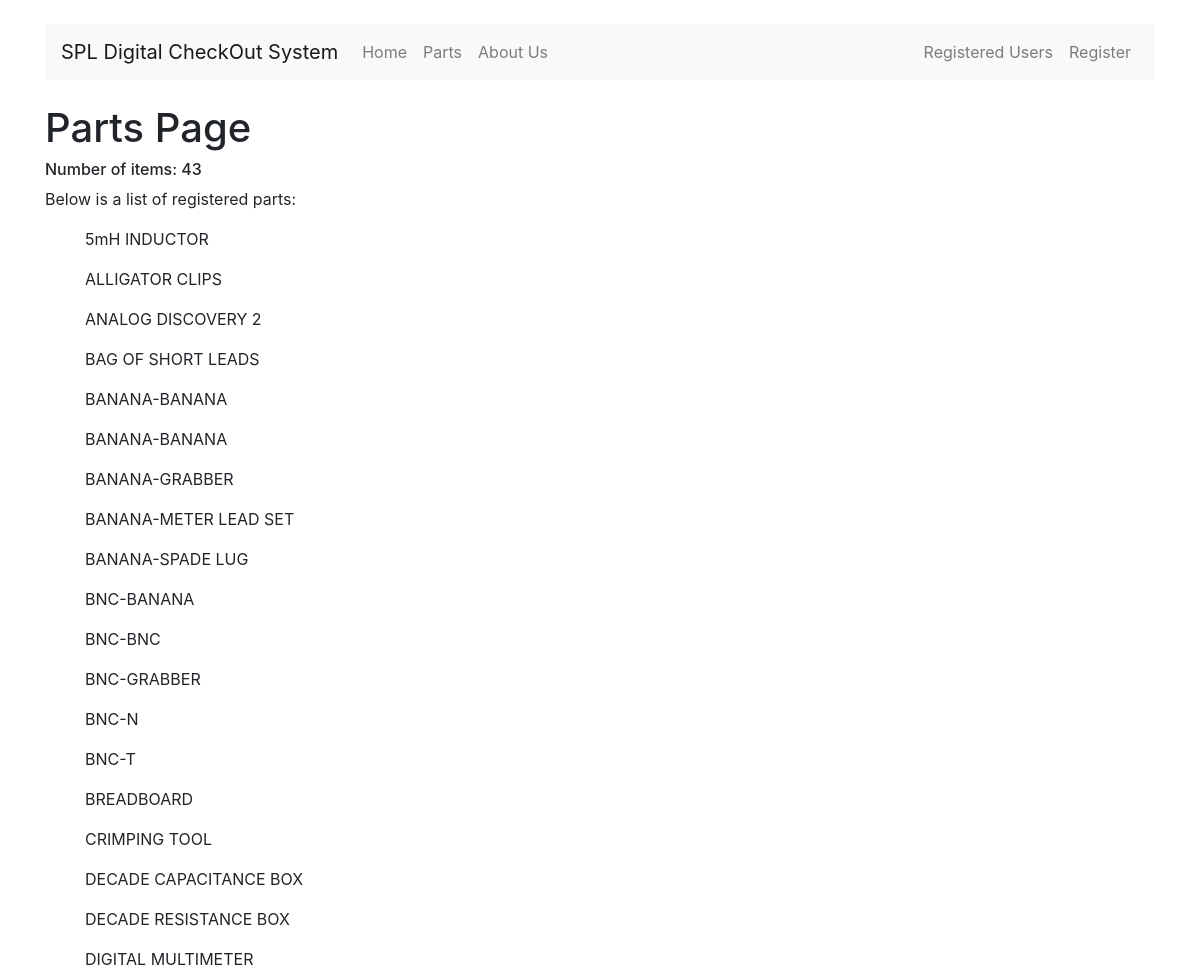
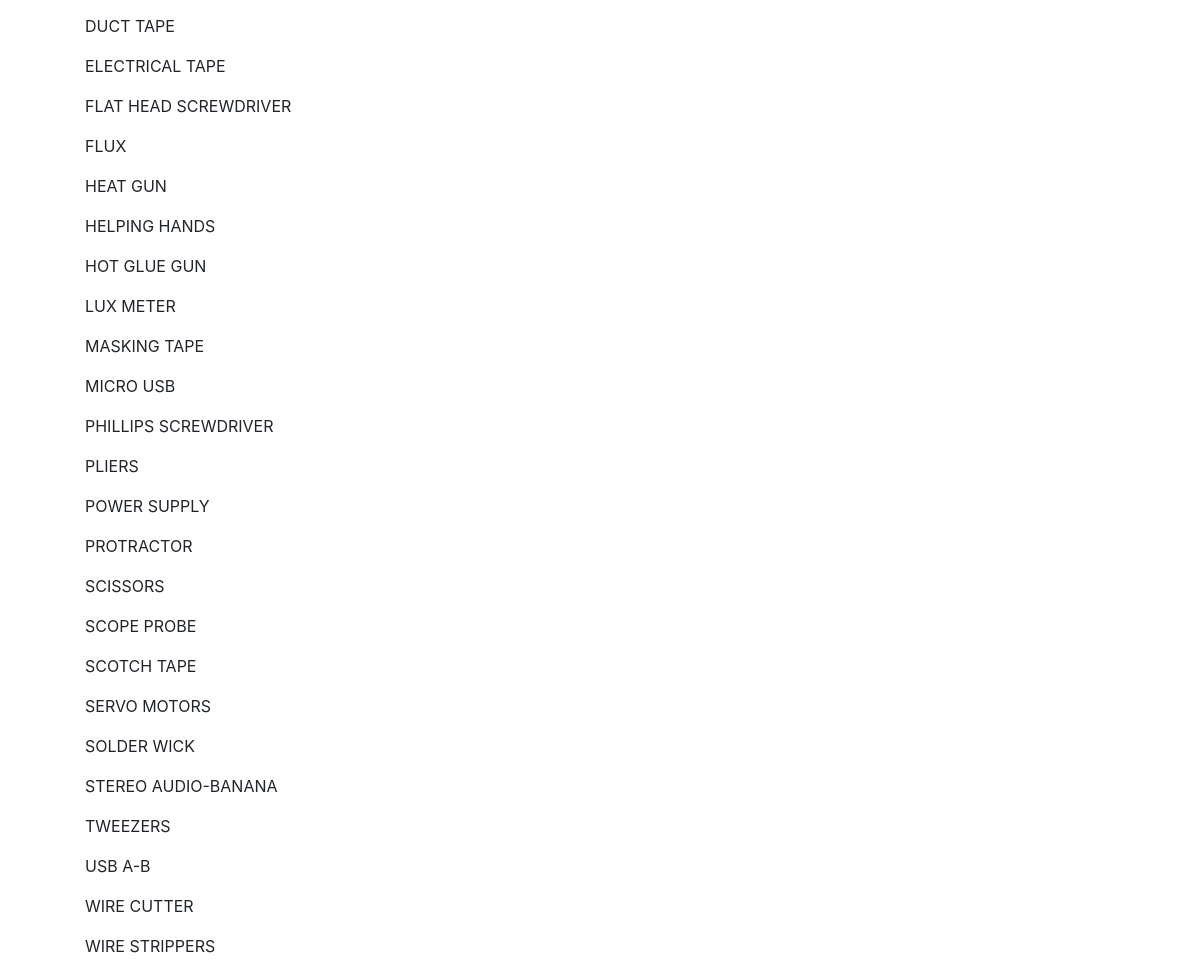
/app_Transaction/parts/, run on the app's committed database (2 pictures, top to bottom).
### app_Transaction/models.py (models this page shows, shortened)
class Part(models.Model):
    part                 = models.CharField(max_length=100)
    quantity             = models.IntegerField(default=0)
    quantity_Checked_Out = models.IntegerField(default=0)
    id_Number            = models.IntegerField(blank=True, null=True)

### app_Transaction/views.py (the view)
def parts(request):
    all_Parts = list(Part.objects.all())
    i = 0
    registered_Parts_List = []
    total_Parts = len(all_Parts)
    while i < total_Parts:
        part = Part.objects.values('part')[i]['part']
        registered_Parts_List.append(part)
        i +=1
    registered_Parts_List = sorted(registered_Parts_List)
    args = {'registered_Parts_List': registered_Parts_List, 'total_Parts': total_Parts}
    return render(request, 'app_Transaction/parts.html', args)

### app_Transaction/templates/app_Transaction/parts.html (shortened to what this page needs)
{% extends 'base.html' %}
    {% load static %}
    {% block body %}
    <br>
    <div class="container">
      <h1>Parts Page</h1>
      <h6>Number of items: {{ total_Parts }}</h6>
      <p>Below is a list of registered parts:</p>
      <ul>
        {% for part in registered_Parts_List %}
        <p>{{ part }}</p>
        {% endfor %}
      </ul>
    </div>
    {% endblock %}

### app_Transaction/templates/base.html (shortened to what this page needs)
{% load staticfiles %}
<!DOCTYPE html>
<html>
  <head>
    <link rel="stylesheet"
     href="https://maxcdn.bootstrapcdn.com/bootstrap/4.0.0-beta.2/css/bootstrap.min.css"
>
    {% load static %}
  </head>
  <body>
    <br>
    <div class="container">
      <nav class="navbar navbar-expand-lg navbar-light bg-light">
        <a class="navbar-brand" href="{% url 'checkPolyCardData' %}">SPL Digital CheckOut System</a>
        <div class="collapse navbar-collapse" id="navbarText">
          <ul class="navbar-nav mr-auto">
          <li class="nav-item">
          <a class="nav-link" href="{% url 'checkPolyCardData' %}">Home<span class="sr-only">(current)</span></a>
            </li>
            <li class="nav-item">
              <a class="nav-link" href="{% url 'parts' %}">Parts</a>
            </li>
            <li class="nav-item">
              <a class="nav-link" href="#">About Us</a>
            </li>
          </ul>
          <ul class="nav navbar-nav navbar-right">
            <li class="nav-item">
            <a class="nav-link" href="{% url 'registered_Users' %}">Registered Users</a>
            </li>
            <li class="nav-item">
            <a class="nav-link" href="{% url 'registration' %}">Register</a>
            </li>
          </ul>
        </div>
      </nav>
    </div>
    {% block body %}{% endblock %}
  </body>
</html>

### data on the page
Part: part "5mH INDUCTOR"
Part: part "ALLIGATOR CLIPS"
Part: part "ANALOG DISCOVERY 2"
Part: part "BAG OF SHORT LEADS"
Part: part "BANANA-GRABBER"
Part: part "BANANA-METER LEAD SET"
Part: part "BANANA-SPADE LUG"
Part: part "BNC-BANANA"
Part: part "BNC-BNC"
Part: part "BNC-GRABBER"
Part: part "BNC-N"
Part: part "BNC-T"
Part: part "BREADBOARD"
Part: part "CRIMPING TOOL"
Part: part "DECADE CAPACITANCE BOX"
Part: part "DECADE RESISTANCE BOX"
Part: part "DIGITAL MULTIMETER"
Part: part "DUCT TAPE"
Part: part "ELECTRICAL TAPE"
Part: part "FLAT HEAD SCREWDRIVER"
Part: part "FLUX"
Part: part "HEAT GUN"
Part: part "HELPING HANDS"
Part: part "HOT GLUE GUN"
Part: part "LUX METER"
Part: part "MASKING TAPE"
Part: part "MICRO USB"
Part: part "PHILLIPS SCREWDRIVER"
Part: part "PLIERS"
Part: part "POWER SUPPLY"
Part: part "PROTRACTOR"
Part: part "SCISSORS"
Part: part "SCOPE PROBE"
Part: part "SCOTCH TAPE"
Part: part "SERVO MOTORS"
Part: part "SOLDER WICK"
Part: part "STEREO AUDIO-BANANA"
Part: part "TWEEZERS"
Part: part "USB A-B"
Part: part "WIRE CUTTER"
Part: part "WIRE STRIPPERS"

### other printed values
{{ total_Parts }} "43"
{{ part }} "BANANA-BANANA" "BANANA-BANANA"
